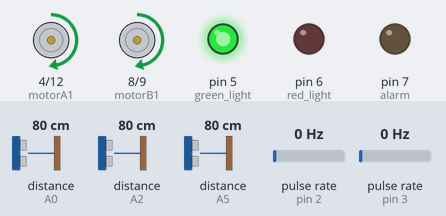
The sketch below on a simulated Arduino Uno, built with avr-gcc and run on an emulated ATmega328P. Shown: motor-driver pin pairs drawn as motors (green arrow = first pin HIGH = forward, orange = second pin HIGH = backward, longer = more drive, scaled by the enable pin), output pins drawn as LEDs (lit = HIGH). Wiring (inferred from the names in the program): 3 × ultrasonic range finder: trigger A1, echo A0 / trigger A3, echo A2 / trigger A4, echo A5; 2 × pulse sensor: data pin 2 / data pin 3. Inputs (shaded band) come from the test bench; at power-on: distance to the obstacle (sensors on A0, A2, A5) 80 cm, pulse rate (sensors on pin 2, pin 3) 0 Hz. The echo pulse lasts 58.3 µs per cm; pins used as bus, display or sensor lines are not drawn; what the sketch prints to the serial monitor is not drawn.

Above: at 6.2 s.
6.3 s: distance to the obstacle (sensor on A0) set to 54 cm
7.8 s: distance to the obstacle (sensor on A0) set to 47 cm
At 8.9 s:
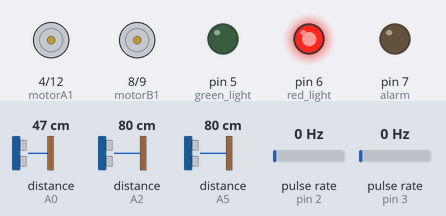
9.3 s: distance to the obstacle (sensor on A2) set to 34 cm
10.8 s: distance to the obstacle (sensor on A2) set to 28 cm
At 12.0 s:
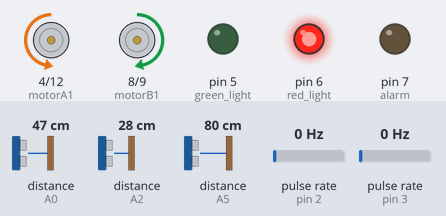
12.3 s: distance to the obstacle (sensor on A2) set to 35 cm
At 12.7 s:
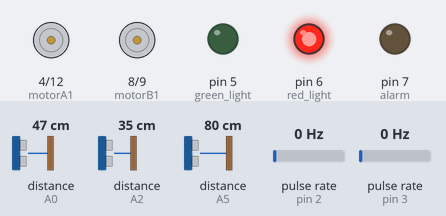
13.8 s: distance to the obstacle (sensor on A5) set to 33 cm
15.3 s: distance to the obstacle (sensor on A5) set to 27 cm
At 16.0 s:
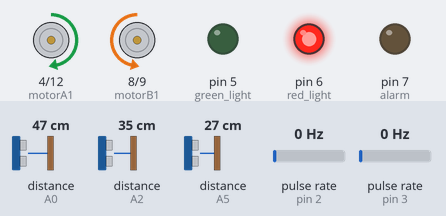
Timing chart, 0 to 17.8 s (numbered marks = the images above; inputs shaded):
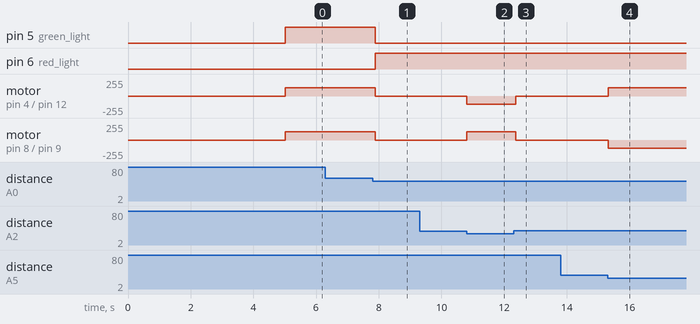

The sketch:

patrol.ino
```cpp
// Existing motor and sensor pins
#define alarm 7
#define red_light 6
#define green_light 5

#define motorA1 4      //change from 2 to 4
#define motorA2 12     //change from 3 to 12
#define motorB1 8
#define motorB2 9

#define leftPWM 10         // Left motor PWM (must be PWM pin)
#define rightPWM 11        // Right motor PWM (must be PWM pin)

const int trigPinM = A1;
const int echoPinM = A0;
const int trigPinR = A3;
const int echoPinR = A2;
const int trigPinL = A4;
const int echoPinL = A5;

volatile long leftTicks = 0;
volatile long rightTicks = 0;

#define leftEncoderPin 2  // Change from 18 to 2
#define rightEncoderPin 3 //change from 19 to 3

long duration;
int distance;
int distM, distR, distL;
int threshold_dist = 50;

int leftSpeed = 125;//add leftSpeed(0-255)
int rightSpeed = 125;//add rightSpeed(0-255)

void setup() {
  Serial.begin(9600);

  pinMode(alarm, OUTPUT);
  pinMode(red_light, OUTPUT);
  pinMode(green_light, OUTPUT);

  pinMode(trigPinM, OUTPUT); pinMode(echoPinM, INPUT);
  pinMode(trigPinR, OUTPUT); pinMode(echoPinR, INPUT);
  pinMode(trigPinL, OUTPUT); pinMode(echoPinL, INPUT);

  pinMode(motorA1, OUTPUT); pinMode(motorA2, OUTPUT);
  pinMode(motorB1, OUTPUT); pinMode(motorB2, OUTPUT);
  pinMode(leftPWM, OUTPUT); pinMode(rightPWM, OUTPUT);
  analogWrite(leftPWM, leftSpeed); // add left motor speed
  analogWrite(rightPWM, rightSpeed); // add right motor speed

  pinMode(leftEncoderPin, INPUT_PULLUP);
  pinMode(rightEncoderPin, INPUT_PULLUP);
  attachInterrupt(digitalPinToInterrupt(leftEncoderPin), countLeft, RISING);
  attachInterrupt(digitalPinToInterrupt(rightEncoderPin), countRight, RISING);

  delay(5000);
}

void loop() {
  distM = ultrasonic(trigPinM, echoPinM);
  distR = ultrasonic(trigPinR, echoPinR);
  distL = ultrasonic(trigPinL, echoPinL);

  if (distM < threshold_dist && distR < threshold_dist - 20) {
    Rmotor_forward();
    Lmotor_reverse();
  } else if (distM < threshold_dist && distL < threshold_dist - 20) {
    Lmotor_forward();
    Rmotor_reverse();
  } else if (distM < threshold_dist) {
    Rmotor_stop(); Lmotor_stop(); Rlight_on(); Glight_off(); //alarm_on();
  } else {
    Rmotor_forward(); Lmotor_forward(); Glight_on(); Rlight_off(); alarm_off();
  }

  // Send encoder ticks to Raspberry Pi
  Serial.print("ENC_L:"); Serial.print(leftTicks);
  Serial.print(" ENC_R:"); Serial.println(rightTicks);

  delay(100); // Limit the update rate
}

void countLeft() { leftTicks++; }
void countRight() { rightTicks++; }

int ultrasonic(int trigPin, int echoPin) {
  digitalWrite(trigPin, LOW); delayMicroseconds(2);
  digitalWrite(trigPin, HIGH); delayMicroseconds(10); digitalWrite(trigPin, LOW);
  duration = pulseIn(echoPin, HIGH);
  distance = duration * 0.034 / 2;
  return distance;
}

// Existing motor and light control functions below here…//
void Rmotor_forward()  { digitalWrite(motorB1, HIGH); digitalWrite(motorB2, LOW); analogWrite(rightPWM, rightSpeed); }//add rightPWM
void Rmotor_reverse()  { digitalWrite(motorB1, LOW);  digitalWrite(motorB2, HIGH); analogWrite(rightPWM, rightSpeed); }//add rightPWM
void Rmotor_stop()     { digitalWrite(motorB1, LOW);  digitalWrite(motorB2, LOW); analogWrite(rightPWM, 0); }//add rightPWM

void Lmotor_forward()  { digitalWrite(motorA1, HIGH); digitalWrite(motorA2, LOW);  analogWrite(leftPWM, leftSpeed);}//add leftPWM
void Lmotor_reverse()  { digitalWrite(motorA1, LOW);  digitalWrite(motorA2, HIGH); analogWrite(leftPWM, leftSpeed);}//add leftPWM
void Lmotor_stop()     { digitalWrite(motorA1, LOW);  digitalWrite(motorA2, LOW); analogWrite(leftPWM, 0); }//add leftPWM

//Light and Alarm control functions
void Glight_on()       { digitalWrite(green_light, HIGH); }
void Glight_off()      { digitalWrite(green_light, LOW); }
void Rlight_on()       { digitalWrite(red_light, HIGH); }
void Rlight_off()      { digitalWrite(red_light, LOW); }
void alarm_on()        { digitalWrite(alarm, HIGH); }
void alarm_off()       { digitalWrite(alarm, LOW); }
```

Measured:
- the behaviour switches between 51 and 50 cm on distance to the obstacle (sensor on A0) (found by bisection; images 0 and 1)
- the behaviour switches between 31 and 30 cm on distance to the obstacle (sensor on A2) (found by bisection; images 1 and 2)
- the behaviour switches between 31 and 30 cm on distance to the obstacle (sensor on A5) (found by bisection; images 3 and 4)
- after the input at 6.3 s, every drawn part: stays the same
- after the input at 7.8 s, pin 5 (green_light): HIGH → LOW after 0.09 s; pin 6 (red_light): LOW → HIGH after 0.09 s; motor on pin 4 (motorA1) / pin 12 (motorA2), motor on pin 8 (motorB1) / pin 9 (motorB2): forward 125/255 → stopped after 0.09 s
- after the input at 9.3 s, every drawn part: stays the same
- after the input at 10.8 s, motor on pin 4 (motorA1) / pin 12 (motorA2): stopped → backward 125/255 at once; motor on pin 8 (motorB1) / pin 9 (motorB2): stopped → forward 125/255 at once
- after the input at 12.3 s, motor on pin 4 (motorA1) / pin 12 (motorA2): backward 125/255 → stopped after 0.06 s; motor on pin 8 (motorB1) / pin 9 (motorB2): forward 125/255 → stopped after 0.06 s
- after the input at 13.8 s, every drawn part: stays the same
- after the input at 15.3 s, motor on pin 4 (motorA1) / pin 12 (motorA2): stopped → forward 125/255 at once; motor on pin 8 (motorB1) / pin 9 (motorB2): stopped → backward 125/255 at once
